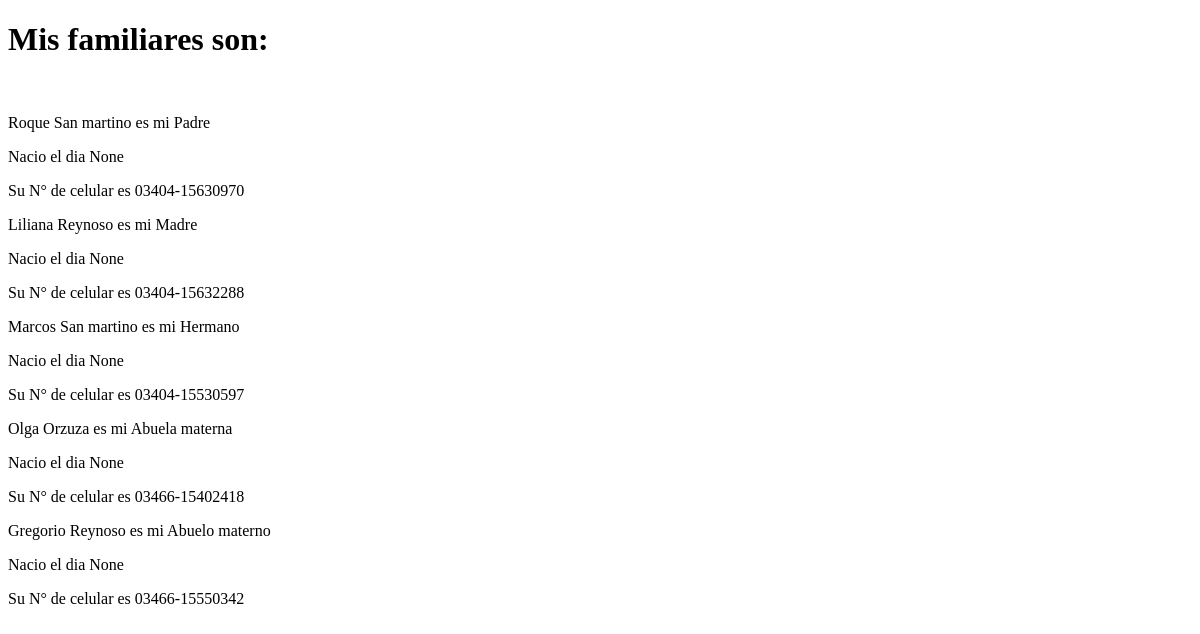
The page /vista1/ on the database as committed earlier.
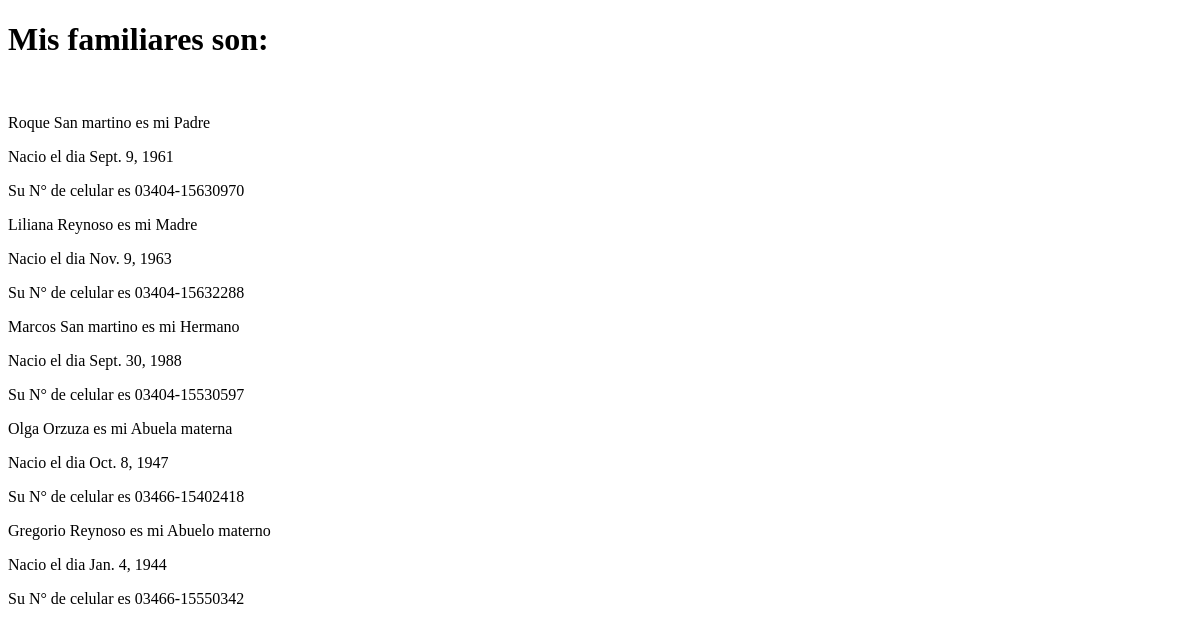
The same page on the database as committed later.
### app_familiares/models.py (models this page shows)
class familiar(models.Model):
    nombre = models.CharField(max_length=64)
    apellido = models.CharField(max_length=64)
    relacion = models.CharField(max_length=64)
    nacimiento = models.DateField()
    telefono = models.IntegerField()

### app_familiares/views.py (the view)
# urls.py: path('vista1/', vista1),
def vista1(request):
    queryset = familiar.objects.all()
    dicc = {'familia': queryset}
    plantilla = loader.get_template("template1.html")
    documento = plantilla.render(dicc)
    return HttpResponse(documento)

### app_familiares/templates/template1.html (shortened to what this page needs)
<!DOCTYPE html>
<html lang="en">
<head>
</head>
<body>
    <h1>Mis familiares son:</h1>
    <br>
    {% for clave in familia %}
    <p>{{clave.nombre}} {{clave.apellido}} es mi {{clave.relacion}}</p>
    <p>Nacio el dia {{clave.nacimiento}}</p>
    <p>Su N° de celular es {{clave.telefono}}</p>
    {% endfor %}
</body>
</html>

Rows that differ between the two databases and show on the page:
changed familiar "Roque": nacimiento "None" → "Sept. 9, 1961"
changed familiar "Liliana": nacimiento "None" → "Nov. 9, 1963"
changed familiar "Marcos": nacimiento "None" → "Sept. 30, 1988"
changed familiar "Olga": nacimiento "None" → "Oct. 8, 1947"
changed familiar "Gregorio": nacimiento "None" → "Jan. 4, 1944"
